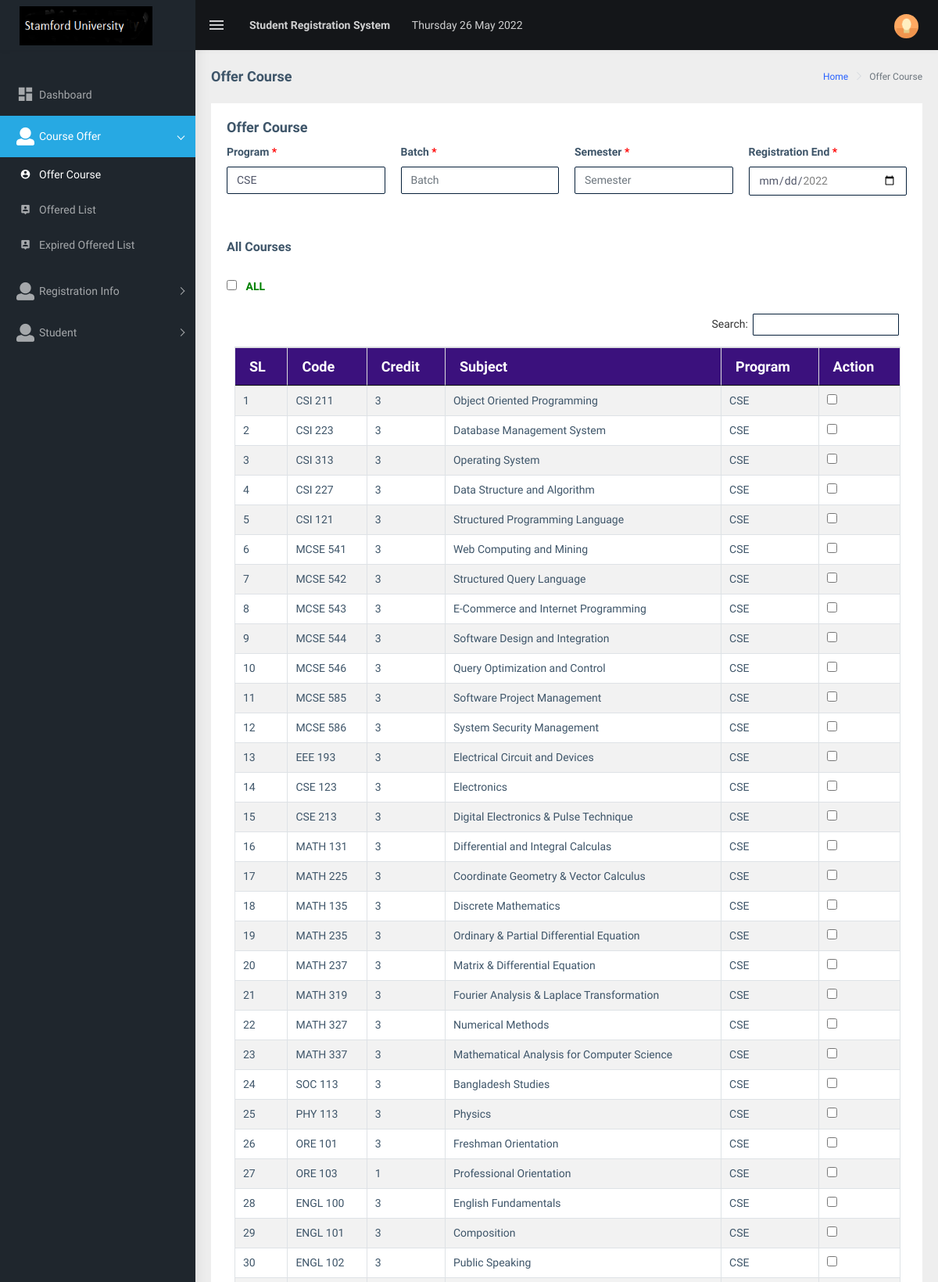
/app/offer-course.php (signed in, upper part), run on the app's committed database.
### tables this page shows
CREATE TABLE `courses` (
  `id` int(11) NOT NULL,
  `course_name` varchar(255) NOT NULL,
  `course_code` varchar(255) NOT NULL,
  `course_credit` int(11) NOT NULL,
  `program` varchar(255) NOT NULL,
  `prerequisite_course` int(11) NOT NULL DEFAULT 0,
  `course_teacher` varchar(255) NOT NULL,
  `course_semester` int(11) NOT NULL,
  `deletion_status` tinyint(3) NOT NULL DEFAULT 0
);

### app/core/Database.php (called while the page is built, shortened)
<?php
Class Database {
    public $host = DB_HOST;
    public $user = DB_USER;
    public $pass = DB_PASS;
    public $dbname = DB_NAME;
    public $link;
    private function connectDB() {
        $this->link = new mysqli($this->host, $this->user, $this->pass, $this->dbname);
    }
    public function select($query) {
        $result = $this->link->query($query) or
                die($this->link->error . __LINE__);
        if ($result->num_rows > 0) {
            return $result;
        } else {
            return false;
        }
    }
}
?>

### app/class/Admin.php (called while the page is built, shortened)
<?php
class Admin {
    private $db;
    public function __construct() {
        $this->db = new Database();
    }
    public function getAllCourse() {
        $query = "SELECT * FROM courses WHERE deletion_status = 0";
        $result = $this->db->select($query);
        return $result;
    }
}
?>

### app/offer-course.php (the view, shortened to what this page needs)
<?php include 'header.php'; ?>
<?php include 'sidebar.php'; ?>
<?php
$getStu = $admin->getAllCourse();
?>
<div class="page-wrapper">
    <div class="page-breadcrumb">
        <div class="row">
            <div class="col-12 d-flex no-block align-items-center">
                <h4 class="page-title">Offer Course</h4>
                <div class="ml-auto text-right">
                    <nav aria-label="breadcrumb">
                        <ol class="breadcrumb">
                            <li class="breadcrumb-item"><a href="dashboard.php">Home</a></li>
                            <li class="breadcrumb-item active" aria-current="page">Offer Course</li>
                        </ol>
                    </nav>
                </div>
            </div>
        </div>
    </div>
    <div class="container-fluid">
        <div class="row">
            <div class="col-md-12">
                <div class="card">
                    <form class="form-horizontal" method = "post" action="">
                        <div class="card-body">
                            <h4 class="card-title">Offer Course </h4>
                            <div class="row">
                                <div class="col-md-3">
                                    <div class="form-group">
                                        <label for="program">Program<span style="color: red"> *</span></label>
                                        <input type="text" class="form-control" id="program" name="program" value="CSE" placeholder="Program Name" autocomplete="off" required>
                                    </div>
                                </div>
                                <div class="col-md-3">
                                    <div class="form-group">
                                        <label for="batch">Batch<span style="color: red"> *</span></label>
                                        <input type="number" class="form-control" id="batch" name="batch" placeholder="Batch" autocomplete="off" required>
                                    </div>
                                </div>
                                <div class="col-md-3">
                                    <div class="form-group">
                                        <label for="semester">Semester<span style="color: red"> *</span></label>
                                        <input type="number" class="form-control" id="semester" name="semester" placeholder="Semester" autocomplete="off" required>
                                    </div>
                                </div>
                                <div class="col-md-3">
                                    <div class="form-group">
                                        <label for="registration_end">Registration End<span style="color: red"> *</span></label>
                                        <input type="date" class="form-control" id="registration_end" name="registration_end" required>
                                    </div>
                                </div>
                            </div>
                        </div>
                        <div class="card-body">
                        <h5 class="card-title">All Courses</h5>
                        <br>
                        <div class="form-group">
                            <input type="checkbox" id="checkAll" name="" value="ALL">
                            <label style="margin-left: 8px;color: green">ALL</label>
                        </div>
                        <div class="table-responsive">
                            <table id="subjectlisttable" class="table table-striped table-bordered tbl">
                                <thead>
                                    <tr>
                                        <th>SL</th>
                                        <th>Code</th>
                                        <th>Credit</th>
                                        <th>Subject</th>
                                        <th>Program</th>
                                        <th>Action</th>
                                    </tr>
                                </thead>
                                <tbody>
                                    <?php
                                    if ($getStu) {
                                        $i = 0;
                                        while ($result = $getStu->fetch_assoc()) {
                                            $i++;
                                            ?>
                                            <tr>
                                                <td><?php echo $i; ?></td>
                                                <td><?php echo $result['course_code']; ?></td>
                                                <td><?php echo $result['course_credit']; ?></td>
                                                <td><?php echo $result['course_name']; ?></td>
                                                <td><?php echo $result['program']; ?></td>
                                                <td>
                                                  <input type="checkbox" id="checkItem" name="cid[]" value="<?php echo $result['id']; ?>" class="checkItem">
                                                </td>
                                            </tr>
                                            <?php
                                        }
                                    }
                                    ?>
                                </tbody>
                            </table>
                        </div>
                    </div>
                    </form>
                </div>
            </div>
        </div>
    </div>
</div>
<?php include 'footer.php'; ?>

### app/header.php (style rules this page uses)
.form-control { border: 1px solid #07203a!important; }
.tbl th { background-color: #3b117d; color: white; border: 1px solid #ddd; padding: 8px; font-size: 18px; font-weight: bold; }

### data on the page
courses: course_code "CSI 211", course_credit "3", course_name "Object Oriented Programming", program "CSE"
courses: course_code "CSI 223", course_credit "3", course_name "Database Management System", program "CSE"
courses: course_code "CSI 313", course_credit "3", course_name "Operating System", program "CSE"
courses: course_code "CSI 227", course_credit "3", course_name "Data Structure and Algorithm", program "CSE"
courses: course_code "CSI 121", course_credit "3", course_name "Structured Programming Language", program "CSE"
courses: course_code "MCSE 541", course_credit "3", course_name "Web Computing and Mining", program "CSE"
courses: course_code "MCSE 542", course_credit "3", course_name "Structured Query Language", program "CSE"
courses: course_code "MCSE 543", course_credit "3", course_name "E-Commerce and Internet Programming", program "CSE"
courses: course_code "MCSE 544", course_credit "3", course_name "Software Design and Integration", program "CSE"
courses: course_code "MCSE 546", course_credit "3", course_name "Query Optimization and Control", program "CSE"
courses: course_code "MCSE 585", course_credit "3", course_name "Software Project Management", program "CSE"
courses: course_code "MCSE 586", course_credit "3", course_name "System Security Management", program "CSE"
courses: course_code "EEE 193", course_credit "3", course_name "Electrical Circuit and Devices", program "CSE"
courses: course_code "CSE 123", course_credit "3", course_name "Electronics", program "CSE"
courses: course_code "CSE 213", course_credit "3", course_name "Digital Electronics & Pulse Technique", program "CSE"
courses: course_code "MATH 131", course_credit "3", course_name "Differential and Integral Calculas", program "CSE"
courses: course_code "MATH 225", course_credit "3", course_name "Coordinate Geometry & Vector Calculus", program "CSE"
courses: course_code "MATH 135", course_credit "3", course_name "Discrete Mathematics", program "CSE"
courses: course_code "MATH 235", course_credit "3", course_name "Ordinary & Partial Differential Equation", program "CSE"
courses: course_code "MATH 237", course_credit "3", course_name "Matrix & Differential Equation", program "CSE"
courses: course_code "MATH 319", course_credit "3", course_name "Fourier Analysis & Laplace Transformation", program "CSE"
courses: course_code "MATH 327", course_credit "3", course_name "Numerical Methods", program "CSE"
courses: course_code "MATH 337", course_credit "3", course_name "Mathematical Analysis for Computer Science", program "CSE"
courses: course_code "SOC 113", course_credit "3", course_name "Bangladesh Studies", program "CSE"
courses: course_code "PHY 113", course_credit "3", course_name "Physics", program "CSE"
courses: course_code "ORE 101", course_credit "3", course_name "Freshman Orientation", program "CSE"
courses: course_code "ORE 103", course_credit "1", course_name "Professional Orientation", program "CSE"
courses: course_code "ENGL 100", course_credit "3", course_name "English Fundamentals", program "CSE"
courses: course_code "ENGL 101", course_credit "3", course_name "Composition", program "CSE"
courses: course_code "ENGL 102", course_credit "3", course_name "Public Speaking", program "CSE"
